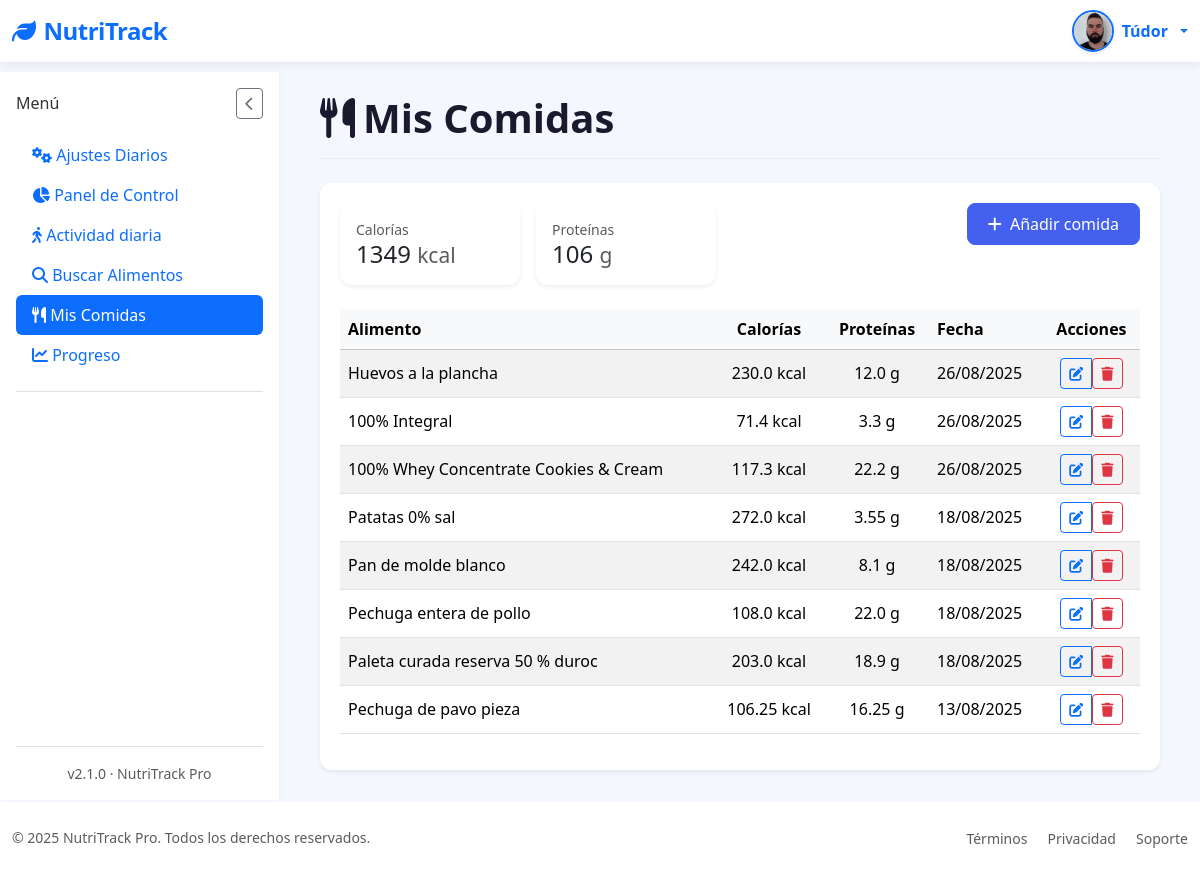
The app's page /mis-comidas (signed in), older data.
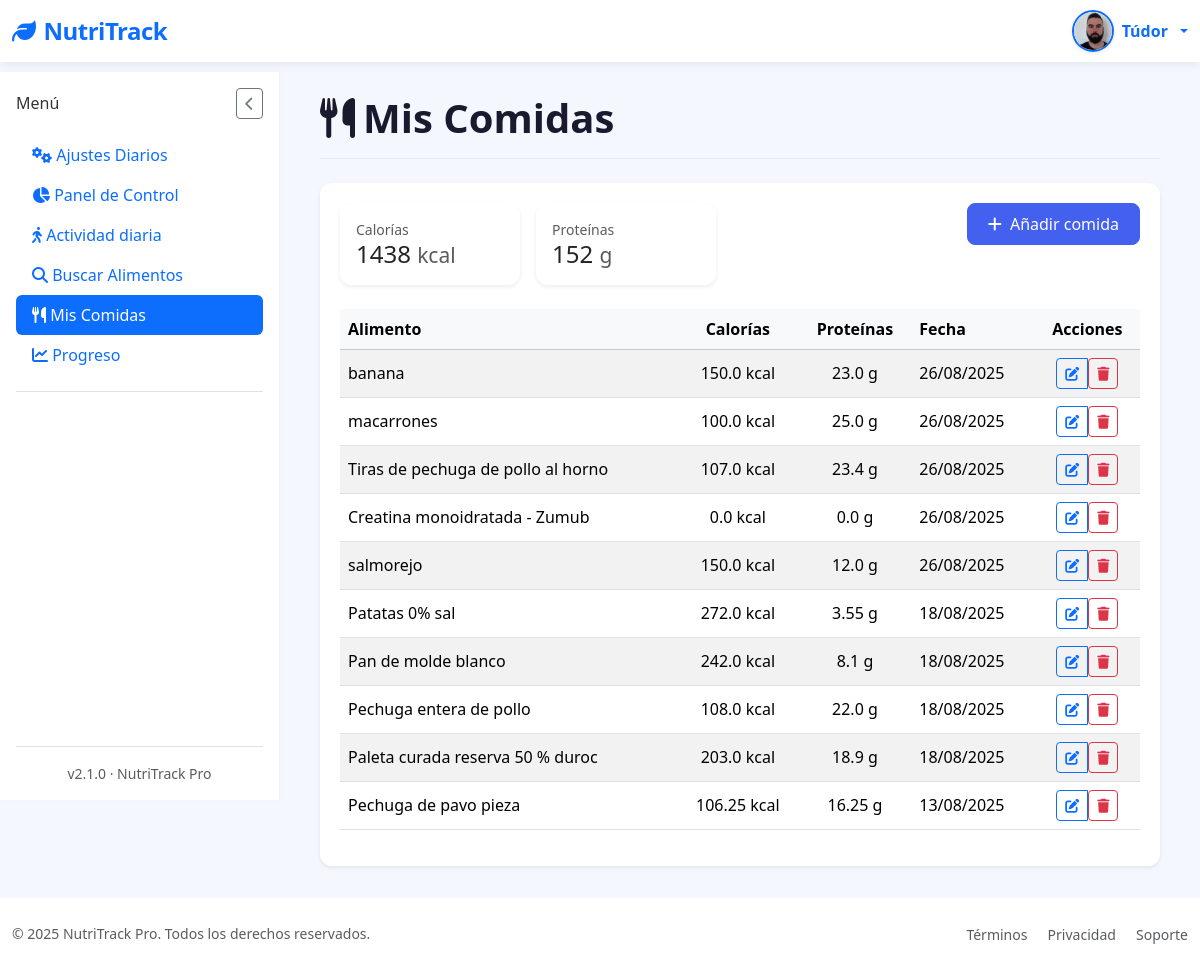
The same page, newer data.
### tables this page shows
CREATE TABLE "loggin" (
	"id"	INTEGER,
	"username"	TEXT NOT NULL,
	"password"	TEXT,
	"email"	TEXT, google_id TEXT, full_name TEXT, birth_date TEXT, height_cm INTEGER, weight_kg INTEGER, gender TEXT, activity_level TEXT, goal TEXT, profile_photo TEXT DEFAULT NULL, preferences TEXT DEFAULT '{}',
	PRIMARY KEY("id" AUTOINCREMENT)
);

CREATE TABLE "food_entries" (
	"id"	INTEGER,
	"user_id"	INTEGER NOT NULL,
	"food_name"	TEXT NOT NULL,
	"calories"	REAL,
	"proteins"	REAL,
	"fats"	REAL,
	"carbs"	REAL,
	"date"	TIMESTAMP DEFAULT CURRENT_TIMESTAMP,
	"created_at"	TEXT,
	PRIMARY KEY("id" AUTOINCREMENT),
	FOREIGN KEY("user_id") REFERENCES "loggin"("id")
);

### app/controllers/MyfoodsController.py (the view)
@app.route('/mis-comidas')
@login_required
def mis_comidas():
    try:
        comidas = get_comidas_by_user(current_user.id)
    except Exception as e:
        current_app.logger.exception("Error al obtener comidas: %s", e)
        flash("Error al cargar tus comidas. Intenta de nuevo más tarde.", "danger")
        comidas = []
    total_calorias = sum(float(c.get('calories') or 0) for c in comidas)
    total_proteinas = sum(float(c.get('proteins') or 0) for c in comidas)
    return render_template(
        'Myfoods/mis_comidas.html',
        comidas=comidas,
        total_calorias=int(total_calorias),
        total_proteinas=int(total_proteinas)
    )

### app/__init__.py (called while the page is built)
@login_manager.user_loader
def load_user(user_id):
    return User.get_by_id(user_id)

### app/conexion.py (called while the page is built)
@contextmanager
def get_db_connection():
    conn = sqlite3.connect(DATABASE)
    conn.row_factory = sqlite3.Row  # Esto permite acceso como diccionario
    try:
        yield conn
    finally:
        conn.close()

@contextmanager
def get_db_cursor():
    with get_db_connection() as conn:
        cursor = conn.cursor()
        try:
            yield cursor
            conn.commit()
        except:
            conn.rollback()
            raise

### app/controllers/UsersController.py (called while the page is built)
@app.context_processor
def inject_prefs():
    if current_user.is_authenticated:
        prefs = get_user_preferences(current_user.id)  # función que recupera las prefs
        return dict(prefs=prefs)
    return dict(prefs=None)

### app/models/LoginGoogleModel.py (called while the page is built)
    @staticmethod
    def get_by_id(user_id):
        with get_db_cursor() as cur:
            cur.execute("SELECT * FROM loggin WHERE id = ?", (user_id,))
            user = cur.fetchone()
            if user:
                return User(
                    id=user['id'],
                    username=user['username'],
                    email=user['email'] if 'email' in user.keys() else None,
                    google_id=user['google_id'] if 'google_id' in user.keys() else None,
                    profile_photo=user['profile_photo'] if 'profile_photo' in user.keys() else None
                )
        return None

### app/models/MyFoodModel.py (called while the page is built)
def _format_date_display(date_str):
    try:
        return datetime.strptime(date_str, "%Y-%m-%d").strftime("%d/%m/%Y")
    except Exception:
        return date_str or ""

def serialize_comida(row):
    if row is None:
        return None
    date_iso = row["date"]
    return {
        "id": row["id"],
        "food_name": row["food_name"],
        "calories": row["calories"],
        "proteins": row["proteins"],
        "date": _format_date_display(date_iso),
        "date_iso": date_iso  # para input type="date"
    }

### app/models/UsersModel.py (called while the page is built)
def get_user_preferences(user_id):
    with get_db_cursor() as cursor:
        cursor.execute("SELECT preferences FROM loggin WHERE id = ?", (user_id,))
        row = cursor.fetchone()
        try:
            return json.loads(row["preferences"]) if row and row["preferences"] else {}
        except:
            return {}

### app/templates/Myfoods/mis_comidas.html (shortened to what this page needs)
{% extends "base.html" %}
{% block section %}
<div class="page-header mb-4">
  <h1 class="page-title">
    <i class="fas fa-utensils me-2"></i>Mis Comidas
  </h1>
</div>
<div class="card border-0 shadow-sm">
  <div class="card-body">
    {% if comidas %}
    <div class="d-flex gap-3 mb-4 flex-wrap">
      <div class="card p-3 shadow-sm" style="min-width:180px;">
        <small class="text-muted">Calorías</small>
        <div class="h4 mb-0">{{ total_calorias }} <small class="text-muted">kcal</small></div>
      </div>
      <div class="card p-3 shadow-sm" style="min-width:180px;">
        <small class="text-muted">Proteínas</small>
        <div class="h4 mb-0">{{ total_proteinas }} <small class="text-muted">g</small></div>
      </div>
      <div class="ms-auto">
        <a href="{{ url_for('agregar_comida_route') }}" class="btn btn-primary">
          <i class="fas fa-plus me-1"></i> Añadir comida
        </a>
      </div>
    </div>
    <div class="table-responsive">
      <table class="table table-hover table-striped align-middle">
        <thead class="table-light">
          <tr>
            <th>Alimento</th>
            <th class="text-center">Calorías</th>
            <th class="text-center">Proteínas</th>
            <th>Fecha</th>
            <th class="text-center">Acciones</th>
          </tr>
        </thead>
        <tbody>
          {% for comida in comidas %}
          <tr>
            <td>{{ comida['food_name'] }}</td>
            <td class="text-center">{{ comida['calories'] }} kcal</td>
            <td class="text-center">{{ comida['proteins'] }} g</td>
            <td>{{ comida['date'] }}</td>
            <td class="text-center">
              <div class="btn-group" role="group">
                <a href="{{ url_for('editar_comida_route', comida_id=comida['id']) }}" class="btn btn-sm btn-outline-primary" title="Editar comida">
                  <i class="fas fa-edit"></i>
                </a>
                <form method="POST" action="{{ url_for('eliminar_comida_route', comida_id=comida['id']) }}" onsubmit="return confirm('¿Seguro que quieres eliminar esta comida?');" style="display:inline;">
                  <button type="submit" class="btn btn-sm btn-outline-danger" title="Eliminar comida">
                    <i class="fas fa-trash"></i>
                  </button>
                </form>
              </div>
            </td>
          </tr>
          {% endfor %}
        </tbody>
      </table>
    </div>
    {% endif %}
  </div>
</div>
{% endblock %}

### app/templates/base.html (shortened to what this page needs)
<!DOCTYPE html>
<html lang="es" data-bs-theme="{% if prefs and prefs.dark_mode %}dark{% else %}light{% endif %}">
<head>
    <link href="https://cdn.jsdelivr.net/npm/bootstrap@5.3.2/dist/css/bootstrap.min.css" rel="stylesheet">
    <link rel="stylesheet" href="https://cdn.jsdelivr.net/npm/bootstrap-icons@1.11.1/font/bootstrap-icons.css">
    <link rel="stylesheet" href="https://cdnjs.cloudflare.com/ajax/libs/font-awesome/6.5.2/css/all.min.css" />
    <link href="https://cdn.jsdelivr.net/npm/sweetalert2@11/dist/sweetalert2.min.css" rel="stylesheet">
    <link rel="stylesheet" href="{{ url_for('static', filename='styles/Stylebase.css') }}">
</head>
<body>
    <nav class="navbar navbar-expand-lg navbar-light bg-white">
        <div class="container-fluid">
            <a class="navbar-brand text-primary" href="{{ url_for('logout') }}">
                <i class="fas fa-leaf me-2"></i>NutriTrack
            </a>
            <div class="d-flex align-items-center ms-auto">
  {% if current_user.is_authenticated %}
  <div class="dropdown">
    <a href="#" class="d-flex align-items-center text-decoration-none dropdown-toggle" id="userDropdown" data-bs-toggle="dropdown" aria-expanded="false" style="gap: 0.5rem;">
      {% if current_user.profile_photo %}
        <img src="{{ url_for('static', filename='images/profile_photo/' + current_user.profile_photo) }}"
            alt="Avatar"
            class="rounded-circle shadow-sm"
            style="width: 42px; height: 42px; object-fit: cover; border: 2px solid #0d6efd;">
      {% else %}
        <div class="user-avatar bg-primary text-white rounded-circle d-flex justify-content-center align-items-center shadow-sm"
             style="width: 42px; height: 42px; font-weight: 700; font-size: 1.1rem; user-select: none;">
          {{ current_user.username[0]|upper }}
        </div>
      {% endif %}
      <span class="d-none d-sm-inline fw-semibold text-primary" style="font-size: 1rem;">
        {{ current_user.username }}
      </span>
    </a>
  </div>
  {% endif %}
</div>
        </div>
    </nav>
    <div class="container-fluid flex-grow-1">
        <div class="row h-100 g-0">
            <nav class="sidebar d-flex flex-column p-3" id="sidebar">
                <div class="d-flex justify-content-between align-items-center mb-3">
                    <h6 class="sidebar-title mb-0">Menú</h6>
                    <button id="closeSidebarBtn" class="btn btn-sm btn-outline-secondary d-lg-block">
                        <i class="fas fa-chevron-left"></i>
                    </button>
                </div>
                <ul class="nav nav-pills flex-column mb-auto">
                    <li>
                        <a href="{{ url_for('settings') }}" class="nav-link {% if request.path == url_for('settings') %}active{% endif %}">
                            <i class="fas fa-cogs"></i> Ajustes Diarios
                        </a>
                    </li>
                    <li>
                        <a href="{{ url_for('dashboard') }}" class="nav-link {% if request.path == url_for('dashboard') %}active{% endif %}">
                            <i class="fas fa-chart-pie"></i> Panel de Control
                        </a>
                    </li>
                    <li>
                        <a href="{{ url_for('activity') }}" class="nav-link {% if request.path == url_for('activity') %}active{% endif %}">
                            <i class="fas fa-walking"></i> Actividad diaria
                        </a>
                    </li>
                    <li>
                        <a href="{{ url_for('search_food') }}" class="nav-link {% if request.path == url_for('search_food') %}active{% endif %}">
                            <i class="fas fa-search"></i> Buscar Alimentos
                        </a>
                    </li>
                    <li>
                        <a href="{{ url_for('mis_comidas') }}" class="nav-link {% if request.path == url_for('mis_comidas') %}active{% endif %}">
                            <i class="fas fa-utensils"></i> Mis Comidas
                        </a>
                    </li>
                    <li>
                        <a href="{{ url_for('progreso') }}" class="nav-link {% if request.path == url_for('progreso') %}active{% endif %}">
                            <i class="fas fa-chart-line"></i> Progreso
                        </a>
                    </li>
                    <li class="pt-3 mt-3 border-top">
                    </li>
                </ul>
                <div class="mt-auto pt-3 border-top text-center small text-muted">
                    v2.1.0 · NutriTrack Pro
                </div>
            </nav>
            <main class="main-content" id="mainContent">
                {% block section %}{% endblock %}
            </main>
        </div>
    </div>
    <footer class="bg-white py-4 mt-auto">
        <div class="container-fluid">
            <div class="row align-items-center">
                <div class="col-md-6 text-center text-md-start">
                    <p class="mb-0 small text-muted">&copy; 2025 NutriTrack Pro. Todos los derechos reservados.</p>
                </div>
                <div class="col-md-6 text-center text-md-end">
                    <a href="#" class="text-decoration-none small text-muted me-3">Términos</a>
                    <a href="#" class="text-decoration-none small text-muted me-3">Privacidad</a>
                    <a href="#" class="text-decoration-none small text-muted">Soporte</a>
                </div>
            </div>
        </div>
    </footer>
</body>
</html>

### app/static/styles/StyleBase.css (style rules this page uses)
:root { --primary-color: #4361ee; --secondary-color: #3f37c9; --accent-color: #4cc9f0; --dark-color: #1a1a2e; --light-color: #f8f9fa; --success-color: #4bb543; }
body { font-family: 'Segoe UI', system-ui, -apple-system, sans-serif; background-color: #f5f7ff; color: #333; min-height: 100vh; display: flex; flex-direction: column; overflow-x: hidden; }
.navbar-brand { font-weight: 700; font-size: 1.5rem; letter-spacing: -0.5px; }
.navbar { box-shadow: 0 2px 10px rgba(0, 0, 0, 0.08); background: white !important; position: relative; z-index: 1100; }
.container-fluid.flex-grow-1 { display: flex; flex-direction: column; min-height: calc(100vh - 72px - 70px); padding-left: 0; padding-right: 0; }
.row.h-100 { display: flex; flex-grow: 1; flex-wrap: nowrap; margin-left: 0; margin-right: 0; width: 100%; }
.sidebar { width: 280px; background: white; position: sticky; top: 72px; border-right: 1px solid rgba(0, 0, 0, 0.05); box-shadow: 1px 0 10px rgba(0, 0, 0, 0.02); transition: all 0.3s ease; z-index: 100; display: flex; flex-direction: column; flex-shrink: 0; height: calc(100vh - 72px); padding: 1rem; }
.main-content { flex-grow: 1; flex-basis: 0; padding: 2rem 2.5rem; background-color: #f5f7ff; overflow-y: auto; }
.card-body { padding: 1.25rem; }
.card-body { flex-grow: 1; }
.card { border: none; border-radius: 12px; box-shadow: 0 4px 12px rgba(0, 0, 0, 0.05); transition: transform 0.2s ease, box-shadow 0.2s ease; }
.btn-primary { background-color: var(--primary-color); border-color: var(--primary-color); font-weight: 500; padding: 8px 20px; border-radius: 8px; }
.table { --bs-table-bg: transparent; }
.table > thead { background-color: rgba(67, 97, 238, 0.1); color: var(--primary-color); }
.page-header { display: flex; justify-content: space-between; align-items: center; margin-bottom: 2rem; padding-bottom: 1rem; border-bottom: 1px solid rgba(0, 0, 0, 0.05); }
.page-title { font-weight: 700; color: var(--dark-color); margin: 0; }

Row changes from the older to the newer data that the page shows:
removed food_entries: food_name "Huevos a la plancha", calories "230.0", proteins "12.0", date "26/08/2025"
removed food_entries: food_name "100% Integral", calories "71.4", proteins "3.3", date "26/08/2025"
removed food_entries: food_name "100% Whey Concentrate Cookies & Cream", calories "117.3", proteins "22.2", date "26/08/2025"
added food_entries: food_name "banana", calories "150.0", proteins "23.0", date "26/08/2025"
added food_entries: food_name "macarrones", calories "100.0", proteins "25.0", date "26/08/2025"
added food_entries: food_name "Tiras de pechuga de pollo al horno", calories "107.0", proteins "23.4", date "26/08/2025"
added food_entries: food_name "Creatina monoidratada - Zumub", calories "0.0", proteins "0.0", date "26/08/2025"
added food_entries: food_name "salmorejo", calories "150.0", proteins "12.0", date "26/08/2025"
Text that changed along with them:
{{ total_calorias }}: "1349" → "1438"
{{ total_proteinas }}: "106" → "152"
